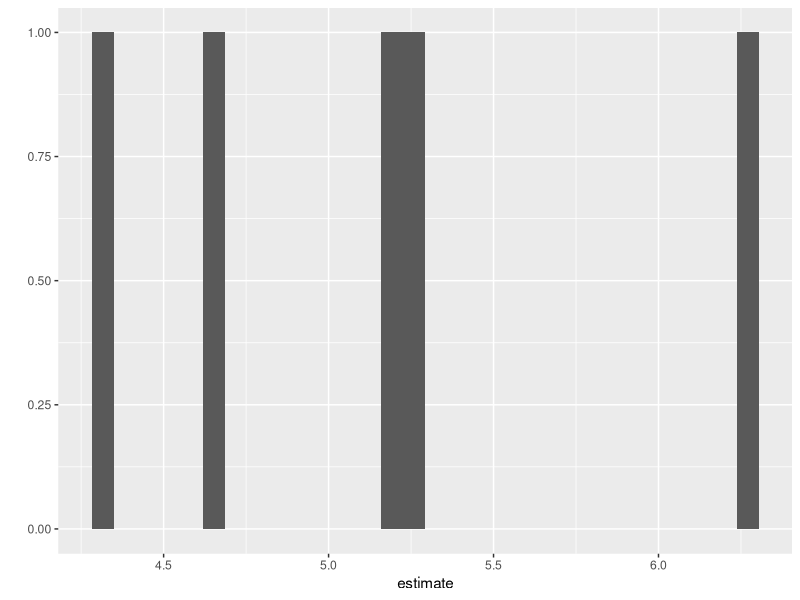

The R script that drew this image:
## ---- chunk 1
set.seed(16)
rnorm(5, mean = 0, sd = 1)
## ---- chunk 2
set.seed(16)
replicate(n = 3, rnorm(5, 0, 1), simplify = FALSE )
## ---- chunk 3
set.seed(16)
replicate(n = 3, rnorm(5, 0, 1) )
## ---- chunk 4
set.seed(16)
list1 = list() # Make an empty list to save output in
for (i in 1:3) { # Indicate number of iterations with "i"
    list1[[i]] = rnorm(5, 0, 1) # Save output in list for each iteration
}
list1
## ---- chunk 5
twogroup_fun = function(nrep = 10, b0 = 5, b1 = -2, sigma = 2) {
     ngroup = 2
     group = rep( c("group1", "group2"), each = nrep)
     eps = rnorm(ngroup*nrep, 0, sigma)
     growth = b0 + b1*(group == "group2") + eps
     growthfit = lm(growth ~ group)
     growthfit
}
## ---- chunk 6
twogroup_fun()
## ---- chunk 7
sim_lm = replicate(5, twogroup_fun(), simplify = FALSE )
length(sim_lm)
## ---- chunk 8
library(purrr) # v. 0.2.5
map(sim_lm, coef)
## ---- chunk 9
map_dbl(sim_lm, ~summary(.x)$r.squared)
## ---- chunk 10
map_dbl(sim_lm, function(x) summary(x)$r.squared)
## ---- chunk 11
map_dfr(sim_lm, broom::tidy)
## ---- chunk 12
map_dfr(sim_lm, broom::tidy, .id = "model")
## ---- chunk 13
map_dfr(sim_lm, broom::tidy, conf.int = TRUE)
## ---- chunk 14
suppressPackageStartupMessages( library(dplyr) ) # v. 0.7.5
library(ggplot2) # v 2.2.1
## ---- chunk 15
sim_lm %>%
     map_dfr(broom::tidy) %>%
     filter(term == "(Intercept)") %>%
     qplot(x = estimate, data = ., geom = "histogram")
